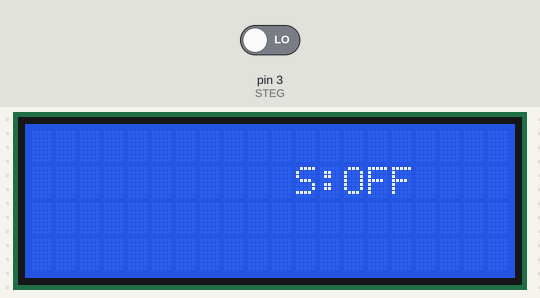
Recording of a sketch running on a simulated Arduino Uno, built with avr-gcc and run on an emulated ATmega328P. On the bench: 20×4 character LCD. The inputs (shaded band) are chosen by the test bench; at power-on: pin 3 (STEG) LOW.

Above: at 1.2 s.
1.3 s: pin 3 (STEG) driven HIGH
At 3.2 s:
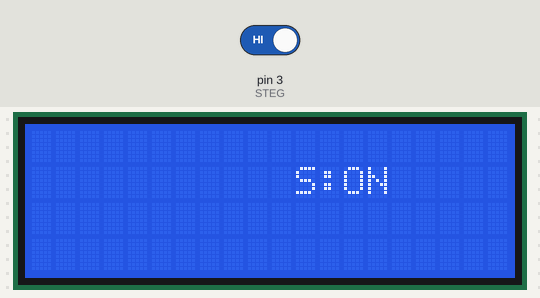
3.5 s: pin 3 (STEG) driven LOW
At 5.5 s:
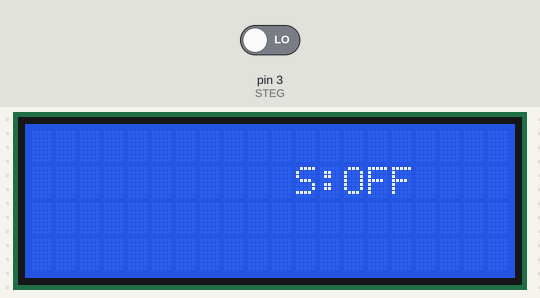
Timing chart, 0 to 7.0 s (numbered marks = the images above; inputs shaded):
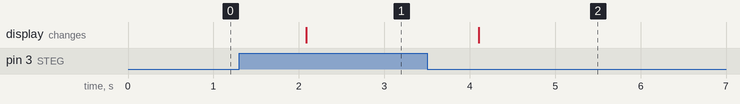

Measured:
- after the input at 1.3 s, the display: changes after 0.79 s (image 1)
- after the input at 3.5 s, the display: changes after 0.60 s (image 2)

The sketch:

Code_capteur_de_STEG.ino
```cpp
#include <LiquidCrystal_I2C.h>

LiquidCrystal_I2C lcd(0x27, 20, 4);

#define STEG 3

void setup() {
  pinMode(STEG, INPUT);
  lcd.init();
  lcd.backlight();
}

void loop() {
  if (digitalRead(STEG) == HIGH) {
    lcd.setCursor(11, 1);
    lcd.print("S:ON      ");
  } else {
    lcd.setCursor(11, 1);
    lcd.print("S:OFF ");
  }
  delay(1000);
}
```
